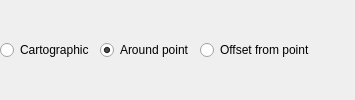
                           <widget class="QWidget" name="pagePoint">
                            <layout class="QGridLayout" name="gridLayout_13" columnstretch="0,0,0,0">
                             <property name="leftMargin">
                              <number>0</number>
                             </property>
                             <property name="topMargin">
                              <number>0</number>
                             </property>
                             <property name="rightMargin">
                              <number>0</number>
                             </property>
                             <property name="bottomMargin">
                              <number>0</number>
                             </property>
                             <item row="0" column="1">
                              <widget class="QRadioButton" name="radAroundPoint">
                               <property name="toolTip">
                                <string>Labels are placed in an equal radius circle around point features.</string>
                               </property>
                               <property name="text">
                                <string>Around point</string>
                               </property>
                               <property name="checked">
                                <bool>true</bool>
                               </property>
                              </widget>
                             </item>
                             <item row="0" column="2">
                              <widget class="QRadioButton" name="radOverPoint">
                               <property name="toolTip">
                                <string>Labels are placed at a fixed offset from the point.</string>
                               </property>
                               <property name="text">
                                <string>Offset from point</string>
                               </property>
                              </widget>
                             </item>
                             <item row="0" column="0">
                              <widget class="QRadioButton" name="radPredefinedOrder">
                               <property name="toolTip">
                                <string>Uses cartographically 'ideal' placements, prioritising label placement with best visual relationship with the point feature</string>
                               </property>
                               <property name="text">
                                <string>Cartographic</string>
                               </property>
                              </widget>
                             </item>
                             <item row="0" column="3">
                              <spacer name="horizontalSpacer_25">
                               <property name="orientation">
                                <enum>Qt::Horizontal</enum>
                               </property>
                               <property name="sizeHint" stdset="0">
                                <size>
                                 <width>40</width>
                                 <height>20</height>
                                </size>
                               </property>
                              </spacer>
                             </item>
                            </layout>
                           </widget>
